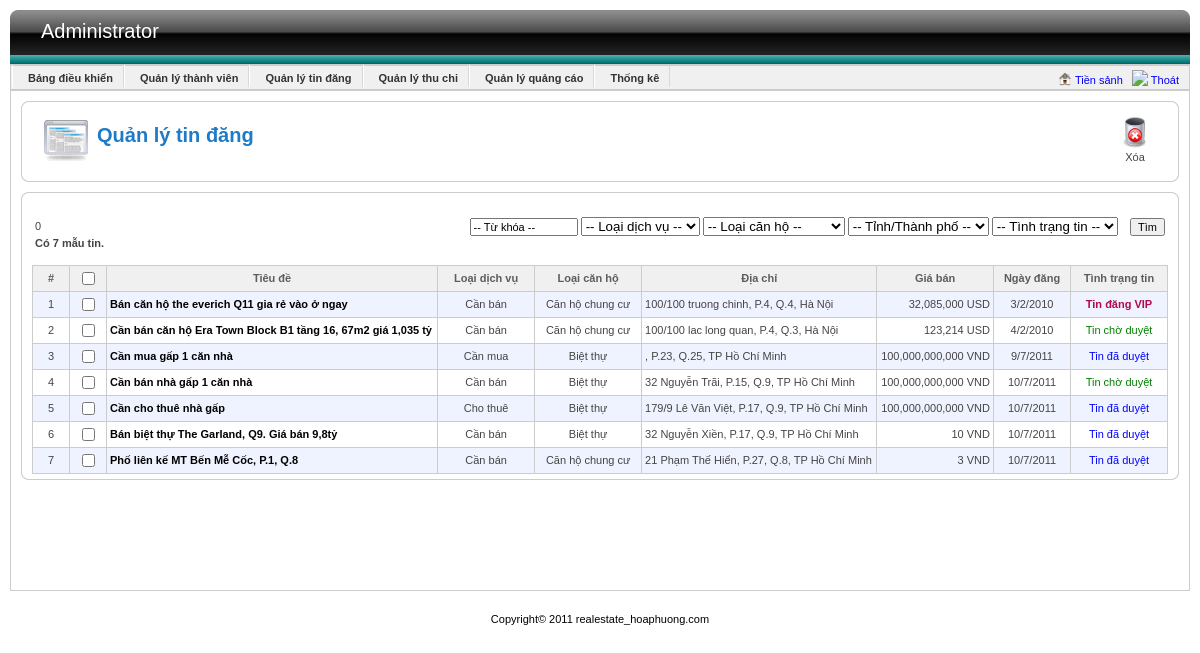
Page /Source/admin/index.php?view=article (signed in) on the earlier database version.
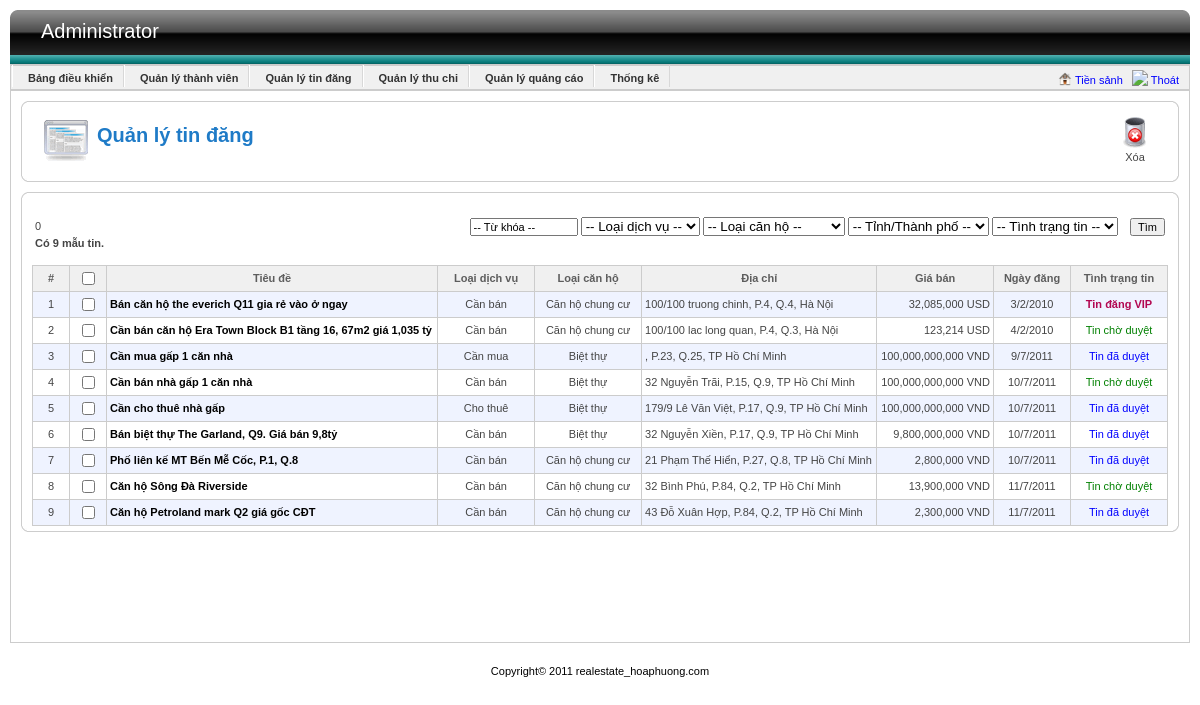
Same page on the later database version.
### tables this page shows
CREATE TABLE IF NOT EXISTS `dichvu` (
  `id` int(11) NOT NULL AUTO_INCREMENT,
  `tieude` text NOT NULL,
  `mota` text,
  `chusohuu` int(11) DEFAULT NULL,
  `phuong` int(11) DEFAULT NULL,
  `quan` int(11) DEFAULT NULL,
  `tinh` int(11) DEFAULT NULL,
  `ngaydang` datetime DEFAULT NULL,
  `ngaycapnhat` datetime DEFAULT NULL,
  `duong` text,
  `rong` float DEFAULT NULL,
  `dai` float DEFAULT NULL,
  `tang` int(11) DEFAULT NULL,
  `sophongngu` int(11) DEFAULT NULL,
  `sophongtam` int(11) DEFAULT NULL,
  `giaban` float DEFAULT NULL,
  `donvitien` int(11) DEFAULT NULL,
  `status` int(11) DEFAULT NULL,
  `thoihantin` int(11) DEFAULT NULL,
  `loainha` int(11) DEFAULT NULL,
  `phaply` int(11) DEFAULT NULL,
  `huongnha` int(11) DEFAULT NULL,
  `khuyenmai` text,
  `loaidv` int(11) DEFAULT NULL,
  `donvidv` int(11) DEFAULT NULL,
  `x` varchar(45) DEFAULT NULL,
  `y` varchar(45) DEFAULT NULL,
  `khanang` int(11) DEFAULT NULL,
  `rank` int(11) DEFAULT NULL,
  `sonha` varchar(20) DEFAULT NULL,
  PRIMARY KEY (`id`),
  KEY `fk_thongtinnhadat_phuong` (`phuong`),
  KEY `fk_thongtinhnhadat_khachhang` (`chusohuu`),
  KEY `fk_thongtinnhaban_loainha` (`loainha`),
  KEY `fk_thongtinhnhaban_phaply` (`phaply`),
  KEY `FK_thongtinnhaban_huongnha` (`huongnha`),
  KEY `fk_thongtinnhaban_quan` (`quan`),
  KEY `fk_thongtinnhaban_tinh` (`tinh`),
  KEY `fk_dichvu_user` (`chusohuu`),
  KEY `fk_dichvu_loaidv` (`loaidv`),
  KEY `fk_dichvu` (`donvitien`),
  KEY `fk_dichvu_huong` (`huongnha`),
  KEY `fk_dichvu_loaicanho` (`loainha`),
  KEY `fk_dichvu_tinh` (`tinh`),
  KEY `fk_dichvu_quan` (`quan`),
  KEY `fk_dichvu_phuong` (`phuong`),
  KEY `fk_dichvu_phaply` (`phaply`),
  KEY `fk_dichvu_donvidv` (`donvidv`),
  KEY `fk_dichvu_khanang` (`khanang`)
);

CREATE TABLE IF NOT EXISTS `loaidichvu` (
  `id` int(11) NOT NULL AUTO_INCREMENT,
  `ten` varchar(45) DEFAULT NULL,
  PRIMARY KEY (`id`)
);

CREATE TABLE IF NOT EXISTS `loainha` (
  `id` int(11) NOT NULL AUTO_INCREMENT,
  `ten` varchar(45) DEFAULT NULL,
  PRIMARY KEY (`id`)
);

CREATE TABLE IF NOT EXISTS `tinh` (
  `id` int(11) NOT NULL AUTO_INCREMENT,
  `ten` varchar(45) DEFAULT NULL,
  PRIMARY KEY (`id`)
);

CREATE TABLE IF NOT EXISTS `donvitien` (
  `id` int(11) NOT NULL AUTO_INCREMENT,
  `ten` varchar(45) DEFAULT NULL,
  `tigia` int(11) DEFAULT NULL,
  PRIMARY KEY (`id`)
);

### Source/DAO/config.php (called while the page is built, shortened)
<?php
   	$databaseName = "qldo";
?>

### Source/DAO/DataProvider.php (called while the page is built, shortened)
<?php
class DataProvider
{
	public static function Query($sql)
	{
		include('config.php');
		if (!($connection = @mysql_connect($hostName,$username,$password)))
			die ("Couldn't connect to database");
		if (!($result = @mysql_query($sql, $connection)))
			showError();
		return $result;
	}
}
?>

### Source/DAO/TinDangDAO.php (called while the page is built, shortened)
<?php
	include_once("DataProvider.php");
	class TinDangDAO
	{
		public static function GetAllTinDang()
		{
			$strSQL = "	select * from dichvu
						where status!=-1";
			$result = DataProvider::Query($strSQL);
			while ($row= mysql_fetch_array ($result,MYSQL_BOTH))
                $return[]=$row;
            return $return;
		}
	}
?>

### Source/BUS/TinDangBUS.php (called while the page is built, shortened)
<?php
	include_once (str_replace("//","/",dirname(__FILE__)."/")  . "../DAO/TinDangDAO.php");
	class TinDangBUS
	{
		public static function GetAllTinDang()
		{
			return TinDangDAO::GetAllTinDang();
		}
	}
?>

### Source/DAO/LoaiDVDAO.php (called while the page is built, shortened)
<?php
	include_once("DataProvider.php");
	class LoaiDVDAO
	{
		public static function GetLoaiDVByID($id)
		{
			$strSQL = "select *
					   from loaidichvu
					   where id='$id'";
            $result = DataProvider::Query($strSQL);
            return mysql_fetch_array($result);
		}
	}
?>

### Source/BUS/LoaiDVBUS.php (called while the page is built)
<?php
	include_once (str_replace("//","/",dirname(__FILE__)."/")  . "../DAO/LoaiDVDAO.php");
	class LoaiDVBUS
	{
		public static function GetLoaiDVByID($id)
		{
			return LoaiDVDAO::GetLoaiDVByID($id);
		}
	}
?>

### Source/DAO/LoaiNhaDAO.php (called while the page is built, shortened)
<?php
	include_once("DataProvider.php");
?>
<?php
	class LoaiNhaDAO
	{
		public static function getById($id)
		{
			$strSQL = "select * from loainha where id='$id'";
				$result = DataProvider::Query($strSQL);
				return mysql_fetch_row ($result,MYSQL_BOTH);
		}
	}
?>

### Source/BUS/LoaiNhaBUS.php (called while the page is built, shortened)
<?php
	include_once (str_replace("//","/",dirname(__FILE__)."/")  . "../DAO/LoaiNhaDAO.php");
?>
<?php
	class LoaiNhaBUS
	{
		public static function getById($id)
		{
			return LoaiNhaDAO::getById($id);
		}
	}
?>

### Source/DAO/TinhDAO.php (called while the page is built, shortened)
<?php
	include_once("DataProvider.php");
?>
<?php
	class TinhDAO
	{
    	public static function getTinhById($id)
        {
            $strSQL = "select *
					from tinh where id=$id";
            $result = DataProvider::Query($strSQL);
            return mysql_fetch_row($result,MYSQL_BOTH);
        }
	}
?>

### Source/BUS/TinhBUS.php (called while the page is built, shortened)
<?php
	include_once (str_replace("//","/",dirname(__FILE__)."/")  . "../DAO/TinhDAO.php");
	class TinhBUS
	{
		public static function getTinhById($tinh)
        {
            return TinhDAO::getTinhById($tinh);
        }
	}
?>

### Source/DAO/DonviTienDAO.php (called while the page is built, shortened)
<?php
	include_once("DataProvider.php");
?>
<?php
class DonviTienDAO{
	public static function selectId($id)
    {
        $strSQL = "select * from donvitien where id='$id'";
         $result = DataProvider::Query($strSQL);
         return mysql_fetch_row($result,MYSQL_BOTH);
    }
}
?>

### Source/BUS/DonviTienBUS.php (called while the page is built, shortened)
<?php
	include_once (str_replace("//","/",dirname(__FILE__)."/")  . "../DAO/DonviTienDAO.php");
class DonViTienBUS
{
    public static function selectId($id)
    {
        return DonviTienDAO::selectId($id);
    }
}
?>

### Source/module/Utils/Utils.php (called while the page is built, shortened)
<?php
class Utils
{
	public static function convertTimeDMY($time)
    {
		if($time != null)
		{
    	$arrDate = explode ("-", $time);
    	$d = (int) $arrDate[2];
    	$m = (int) $arrDate[1];
    	$y = (int) $arrDate[0];
    	$time_out = $d."/".$m."/".$y;
    	return $time_out;
		}
		return null;
    }
}
?>

### Source/admin/module/tindang/listArticle.php (the view, shortened to what the rows shown need)
<?php
	$PATH = str_replace('//','/',dirname(__FILE__).'/');
	include_once($PATH . "../../../BUS/TinDangBUS.php");
	include_once($PATH . "../../../BUS/LoaiDVBUS.php");
	include_once($PATH . "../../../BUS/TinhBUS.php");
	include_once($PATH . "../../../BUS/DonviTienBUS.php");
	include_once($PATH . "../../../module/Utils/Utils.php");
?>
<div id="listItem">
	<div class="mid">
		<form method="post" name="frmListItem" id="frmListItem">
						<?php
							$listAllTinDang = TinDangBUS::GetAllTinDang();
						?>
							<?php
								include("../BUS/LoaiNhaBUS.php");
							?>
			<div class="list">
				<table width="100%" border="0" cellspacing="0" cellpadding="0">
					<?php
						for ($i=0;$i<count($listAllTinDang);$i++)
						{
					?>
					<tr style="background:<?php echo ($i%2==0) ? "#EFF3FF" : "white"; ?>;">
						<td align="center"><?php echo $i+1; ?></td>
						<td align="center"><input type="checkbox" name="cbTinDang" id="cbTinDang" value="<?php echo $listAllTinDang[$i]["id"]; ?>" onclick="Check_Click(this)"></td>
						<td class="m_name"><?php echo "<a href='index.php?view=article&do=edit&aid=".$listAllTinDang[$i]["id"]."'>".$listAllTinDang[$i]["tieude"]."</a>"; ?></td>
						<?php
							$loaidv = LoaiDVBUS::GetLoaiDVByID($listAllTinDang[$i]["loaidv"]);
							echo "<td align='center'>".$loaidv[1]."</td>";
							$loainha = LoaiNhaBUS::getById($listAllTinDang[$i]["loainha"]);
							echo "<td align='center'>".$loainha[1]."</td>";
							echo "<td>".$listAllTinDang[$i]["sonha"]." ".$listAllTinDang[$i]["duong"].", P.".$listAllTinDang[$i]["phuong"].", Q.".$listAllTinDang[$i]["quan"].", ";
							$tinh = TinhBUS::getTinhById($listAllTinDang[$i]["tinh"]);
							echo $tinh[1]."</td>";
							$donviTien = DonViTienBUS::selectId($listAllTinDang[$i]["donvitien"]);
							echo "<td align='right'>".number_format($listAllTinDang[$i]["giaban"])." $donviTien[1]</td>";
							if ($listAllTinDang[$i]["ngaydang"] != null)
							{
								$date = Utils::convertTimeDMY($listAllTinDang[$i]["ngaydang"]);
								echo "<td align='center'>".$date."</td>";
							}
							else
								echo "<td></td>";
							switch ($listAllTinDang[$i]["status"])
							{
								case 0:
									echo "<td align='center' style='color:green;'>Tin chờ duyệt</td>";
									break;
								case 1:
									echo "<td align='center' style='color:blue;'>Tin đã duyệt</td>";
									break;
								case 2:
									echo "<td align='center' style='color:#B20751; font-weight:bold;'>Tin đăng VIP</td>";
									break;
							}
						?>
					</tr>
					<?php
						}
					?>
				</table>
			</div>
		</form>
	</div>
</div>

Differences in the rows shown:
changed dichvu "Bán biệt thự The Garland, Q9. Giá bán 9,8tỷ": giaban "10" → "9,800,000,000"
changed dichvu "Phố liên kế MT Bến Mễ Cốc, P.1, Q.8": giaban "3" → "2,800,000"
added dichvu: tieude "Căn hộ Sông Đà Riverside", loaidv.ten "Cần bán", loainha.ten "Căn hộ chung cư", sonha "32", duong "Bình Phú", phuong "84", quan "2", tinh.ten "TP Hồ Chí Minh", giaban "13,900,000", donvitien.ten "VND", ngaydang "11/7/2011", status "Tin chờ duyệt"
added dichvu: tieude "Căn hộ Petroland mark Q2 giá gốc CĐT", loaidv.ten "Cần bán", loainha.ten "Căn hộ chung cư", sonha "43", duong "Đỗ Xuân Hợp", phuong "84", quan "2", tinh.ten "TP Hồ Chí Minh", giaban "2,300,000", donvitien.ten "VND", ngaydang "11/7/2011", status "Tin đã duyệt"
Other differences:
count($listAllTinDang): "7" → "9"
